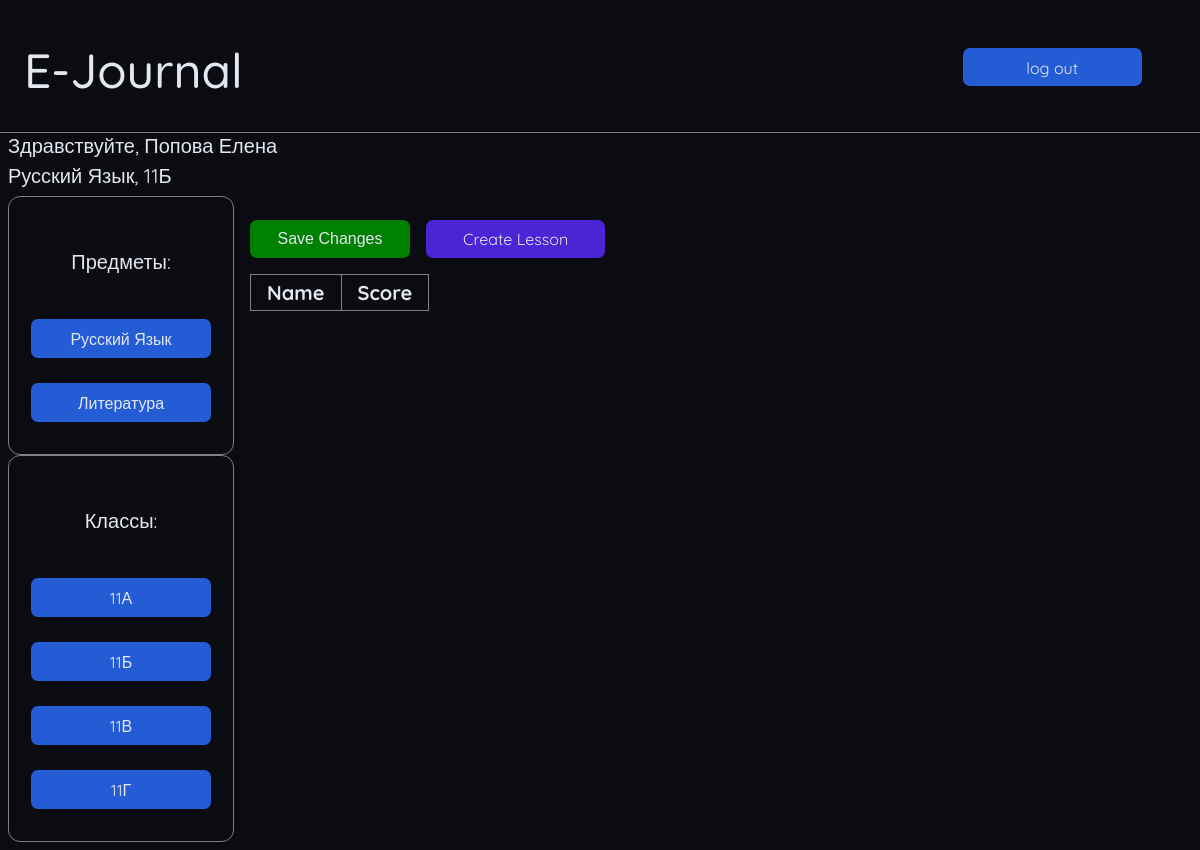
/teacher/1/26 (signed in), run on the app's committed database.
### journal/models.py (models this page shows, shortened)
class Subjects(db.Model):
    id: Mapped[int] = mapped_column(Integer, primary_key=True)
    name: Mapped[str] = mapped_column(String(20), nullable=False)

class Groops(db.Model):
    id: Mapped[int] = mapped_column(Integer, primary_key=True)
    name: Mapped[str] = mapped_column(String(3), nullable=False)
    student = relationship('Students', back_populates='groop', cascade='save-update, merge, delete')
    teacher = relationship('GroopsTeachers', back_populates='groop', cascade='save-update, merge, delete')

### journal/routes.py (the view, shortened to what this page needs)
@app.route('/teacher/<int:subject_id>/<int:groop_id>', methods=['GET', 'POST'])
@login_required
def profilet(subject_id, groop_id):
    user = Users.query.filter_by(id=current_user.id).first()
    if user.type == 'teacher':
        gt = [i.groop_id for i in GroopsTeachers.query.filter_by(teacher_id=current_user.id).all()]
        st = [i.subject_id for i in SubjectsTeachers.query.filter_by(teacher_id=current_user.id).all()]
        if groop_id in gt and subject_id in st:
            subjects = list()
            subj = SubjectsTeachers.query.filter_by(
                teacher_id=current_user.id).all()  # Ищем какие предметы ведёт учитель
            for j in subj:
                sub = Subjects.query.filter_by(
                    id=j.subject_id).all()  # Ищем названия предметов в соответствующей таблице
                for m in sub:
                    subjects.append((m.id, m.name))
            groops = list()
            grps = GroopsTeachers.query.filter_by(teacher_id=current_user.id).all()
            for j in grps:
                grp = Groops.query.filter_by(id=j.groop_id).all()
                for m in grp:
                    groops.append((m.id, m.name))
            ds = Dates.query.filter_by(groop_id=groop_id, subject_id=subject_id).order_by(Dates.date).all()
            dts = list()
            for i in ds:
                d = i.date.split('-')
                dts.append((i.id, f'{d[2]}.{d[1]}'))
            stds = Students.query.filter_by(groop_id=groop_id).all()
            marks = dict()
            students = list()
            for i in stds:
                student = Users.query.filter_by(id=i.id).first()
                students.append((i.id, f'{student.last_name} {student.name}'))
            students.sort(key=lambda w: w[1])
            subject = Subjects.query.filter_by(id=subject_id).first()
            us = Users.query.filter_by(id=current_user.id).first()
            user = f'{us.last_name} {us.name}'
            g = Groops.query.filter_by(id=groop_id).first()
            return render_template('profilet.html', dates=dts, students=students, marks=marks,
                                   subject_id=str(subject_id), groop_id=groop_id, subjects=subjects, groops=groops,
                                   task=subject.name, name=user, groop=g.name)
        return abort(403)
    return abort(403)

### journal/routes.py (called while the page is built)
@login_manager.user_loader
def load_user(user_id):
    print('load user')
    return Users().query.get(user_id)

@app.after_request
def redirect_to_signin(response):
    if response.status_code == 401:
        return redirect(url_for('login') + '?next=' + request.url)
    return response

### journal/templates/profilet.html (shortened to what this page needs)
<!DOCTYPE html>
<html lang="en">
<head>
    <link rel="stylesheet" href="{{ url_for('static', filename='css/profilet.css') }}">
</head>
<body>
    <div class="head">
        <div class="main-title">
            <p>E-Journal</p>
        </div>
        <a class="log_out" href="/logout">log out</a>
    </div>
    <div class="hello">
        <div class="hello">
            <p>Здравствуйте, {{name}}</p>
            <p>{{task}}, {{groop}}</p>
        </div>
    </div>
    <div class="main-inf">
        <div class="left-side">
            <div class="left-side1">
                <p>Предметы:</p>
                {% for i in subjects %}
                    <a href="/teacher/{{i[0]}}">{{i[1]}}</a>
                {% endfor %}
            </div>
            <div class="left-side1">
                <p>Классы:</p>
                {% for i in groops %}
                    <a href="/teacher/{{subject_id}}/{{i[0]}}">{{i[1]}}</a>
                {% endfor %}
            </div>
        </div>
        <div class="box-content">
            <form method="post" class="box-content-form">
                <div class="buttons">
                    <button type="submit">Save Changes</button>
                    <a href="/teacher/{{subject_id}}/{{groop_id}}/create">Create Lesson</a>
                </div>
                <table border>
                    <thead>
                        <th>Name</th>
                        <th>Score</th>
                    </thead>
                </table>
            </form>
        </div>
    </div>
</body>
</html>

### journal/static/css/profilet.css (style rules this page uses)
body { background-color: #0b0c12; justify-content: center; font-family: 'QuickSand', sans-serif; text-decoration: none; color: #e4e6f0; font-size: 20px; align-items: center; display: flex; flex-direction: column; }
.main-title p { font-size: 48px; font-weight: 500; margin: 1rem; width: 100%; height: auto; }
.log_out { margin-top: 1.5rem; background-color: rgb(36, 92, 214); padding: 0.6rem; width: 10rem; height: 1.2rem; border: solid 0px rgb(36, 92, 214); border-radius: 7px; color: #e4e6f0; font-size: 16px; text-align: center; text-decoration: none; min-width: 10rem; }
.head { display: flex; flex-direction: row; gap:calc(100% - 30rem); padding:1rem; width: 100%; height: auto; padding-bottom: 1rem; border-bottom: solid gray 1px; min-width: 40rem; }
.hello { width: 100%; display: flex; flex-direction: column; gap: 0.3rem }
.hello p { float: left; margin: 0; }
.main-inf { width:100%; display: flex; flex-direction: row; margin-top: 0.5rem; gap:1rem }
.left-side1 { display: flex; flex-direction: column; border: solid gray 1.5px; border-radius: 12px; padding: 2rem; width: 10rem; height: auto; gap: 0.1rem; margin: 0rem; align-items: center; padding-bottom: 2rem; }
.left-side1 a { margin-top: 1.5rem; background-color: rgb(36, 92, 214); padding: 0.6rem; width: 8rem; height: 1.2rem; border: solid 0px rgb(36, 92, 214); border-radius: 7px; color: #e4e6f0; font-size: 16px; text-align: center; text-decoration: none; min-width: 10rem; }
.buttons { display: flex; flex-direction: row; gap:1rem }
.buttons a { margin-top: 1.5rem; background-color: rgb(75, 36, 214); padding: 0.6rem; width: 10rem; height: 1.2rem; border: solid 0px rgb(75, 36, 214); border-radius: 7px; color: #e4e6f0; font-size: 16px; text-align: center; text-decoration: none; min-width: 10rem; }
.buttons button { margin-top: 1.5rem; background-color: #008000; padding: 0.6rem; width: 10rem; height: auto; border: solid 0px #008000; border-radius: 7px; color: #e4e6f0; font-size: 16px; text-align: center; text-decoration: none; min-width: 10rem; }
table { table-layout: fixed; border-collapse: collapse; border: solid gray 1.5px; align-items: center; margin-top: 1rem; }
th, td { padding: 1rem; padding-top: 5px; padding-bottom: 5px; text-align: left; align-items: center; border-color: gray; width: 1rem; }
th { text-align: center; }

### data on the page
Subjects: name "Русский Язык"
Groops: name "11Б"
Subjects: name "Литература"
Groops: name "11А"
Groops: name "11В"
Groops: name "11Г"

### other printed values
{{ name }} "Попова Елена"
